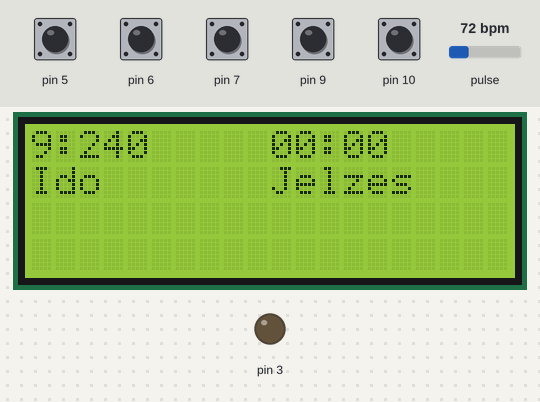
This sketch was run on a simulated Arduino Uno, built with avr-gcc and run on an emulated ATmega328P. Parts: 20×4 character LCD, output pins drawn as LEDs (lit = HIGH). The inputs (shaded band) are chosen by the test bench; at power-on: pin 5–7, pin 9, pin 10 HIGH, pulse 72 bpm. The local clock reads 2024-03-15 10:24:30 at power-on unless the sketch sets it; what the sketch prints to the serial monitor is not drawn.

Above: at 1.2 s.
1.3 s: pin 9 pulled LOW for 0.15 s
At 2.3 s:
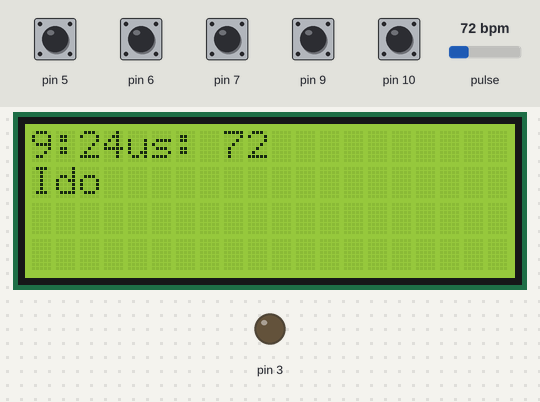
2.9 s: pin 5 pulled LOW for 0.15 s
At 4.1 s:
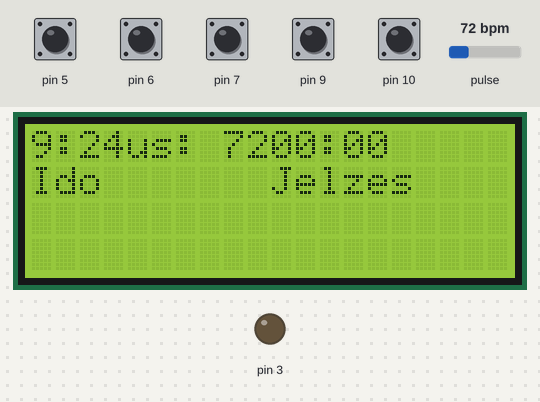
4.5 s: pin 10 pulled LOW for 0.15 s
At 5.3 s:
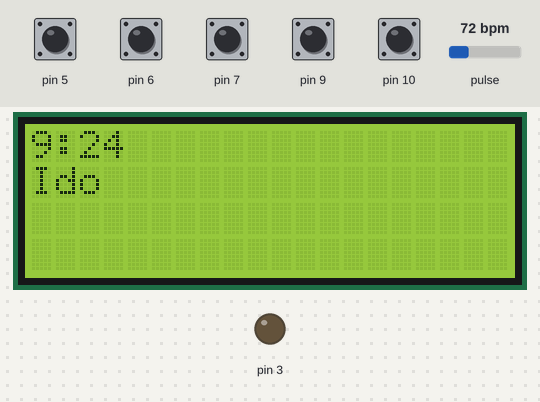
6.1 s: pin 5 pulled LOW for 1 s
At 6.5 s:
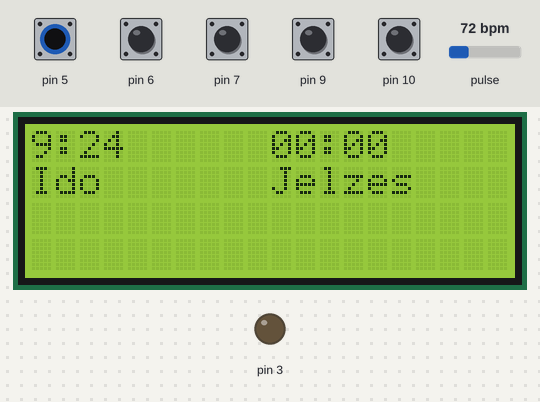
8.6 s: pin 9 pulled LOW for 1 s
At 9.4 s:
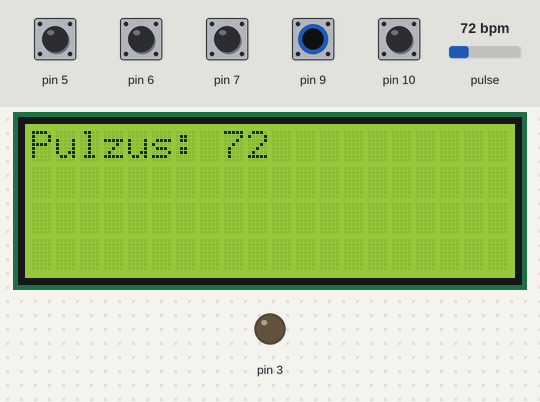
11.1 s: pin 10 pulled LOW for 1 s
At 30.7 s:
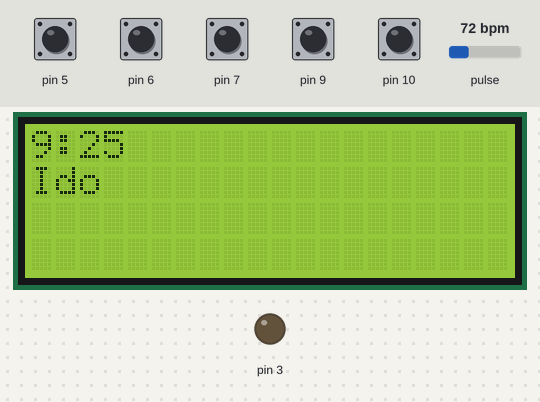
Timing chart, 0 to 31.5 s (numbered marks = the images above; inputs shaded):
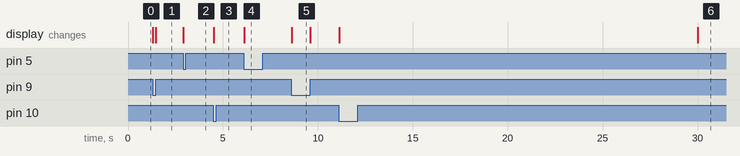

Measured:
- after the input at 1.3 s, the display: first changes at once (image 1 shows a later state)
- after the input at 2.9 s, the display: changes at once (image 2)
- after the input at 4.5 s, the display: changes at once (image 3)
- after the input at 6.1 s, the display: changes at once (image 4)
- after the input at 8.6 s, the display: changes at once (image 5)
- after the input at 11.1 s, the display: first changes at once (image 6 shows a later state)

The sketch:

commit12.ino
```cpp
#include <Wire.h>
#include <LiquidCrystal_I2C.h>
#include "RTClib.h"
#include <stdio.h>
#include <ctype.h>
#define USE_ARDUINO_INTERRUPTS true
#include <PulseSensorPlayground.h>

//I2C modul eleresi cimenek beallitasa (objektum létrehozásával), ill. RTC DS3231 objektum létrehozása
LiquidCrystal_I2C lcd(0x27, 20, 4);
RTC_DS3231 rtc;

//valtozok deklaralasa
const int PulseWire = 0;
int Threshold = 550;
int ahours = 0;
int amins = 0;

PulseSensorPlayground pulseSensor;

void setup()
{
  Serial.begin(9600);
  lcd.init();
  lcd.backlight();        // LCD hattervilagitas bekapcsolasa
  lcd.clear();            // LCD kijelzo "megtisztitasa"
  lcd.print("00:00");
  lcd.setCursor(10, 0);
  lcd.print("00:00");
  lcd.setCursor(0, 1);
  lcd.print("Ido");
  lcd.setCursor(10, 1);
  lcd.print("Jelzes");

  pinMode(5, INPUT);
  pinMode(7, INPUT);
  pinMode(6, INPUT);
  pinMode(3, OUTPUT);
  pinMode(10, INPUT);

  digitalWrite(5, HIGH);
  digitalWrite(7, HIGH);
  digitalWrite(6, HIGH);
  digitalWrite(3, LOW);
  digitalWrite(10, HIGH);

  pulseSensor.analogInput(PulseWire);
  pulseSensor.setThreshold(Threshold);

  if (pulseSensor.begin()) {
    Serial.println("PulseSensor objektum létrehozva!");
  }

    pinMode(9, INPUT);
    digitalWrite(9, HIGH);
}

void loop()
{

  DateTime now = rtc.now();
  int myBPM = pulseSensor.getBeatsPerMinute();

  //Pulzus-szenzor
  while(digitalRead(9) == LOW){
    if (pulseSensor.sawStartOfBeat()) {

      lcd.clear();
      lcd.setCursor(0,0);
      lcd.print("Pulzus: ");
      lcd.print(myBPM);

    }

    delay(20);

  }

  //Képernyő-tisztítás
  if(digitalRead(10) == LOW){
    lcd.clear();
  }

  //Jelzest beallito kod
  while (digitalRead(5) == LOW)
  {
    lcd.setCursor(10, 1);
    lcd.print("Jelzes");
    lcd.setCursor(10, 0);
    if (digitalRead(6) == LOW)
    {
      ahours++;
    }
    else if (digitalRead(7) == LOW)
    {
      amins++;
    }
    lcd.setCursor(10, 0);

    //Kodresz, mely a 00:00-s idoformatumot beallitja
    if (ahours < 10)
    {
      lcd.print("0");
      lcd.print(ahours);
    }
    else
    {
      lcd.print(ahours);
    }

    lcd.print(":");

    if (amins < 10)
    {
      lcd.print("0");
      lcd.print(amins);
    }
    else
    {
      lcd.print(amins);
    }

    //24 oras idoformatum validalasa
    if (amins > 59)
    {
      ahours++;
      amins = 0;
    }
    if (ahours > 23)
    {
      ahours = 0;
    }
    delay(500);

  }

  //Aktualis ido beallitasa
  lcd.setCursor(0, 1);
  lcd.print("Ido");
  lcd.setCursor(0, 0);
  if (now.hour() < 10) {
    lcd.print('0');
    lcd.print(now.hour()-1, DEC);


  } else {
    lcd.print(now.hour()-1, DEC);

  }
  lcd.print(':');

  if (now.minute() < 10) {
    lcd.print('0');
    lcd.print(now.minute(), DEC);

  } else {
    lcd.print(now.minute(), DEC);

  }


  //Ha aktuális idő és jelzés ideje egyezik
  if (ahours == now.hour()-1 && amins == now.minute() && amins != 0)
  {

    for (int i = 0; i < 1; i++) {

      tone(3, 500);
      delay(500);

      noTone(3);
      delay(200);


    }

  }

}
```
